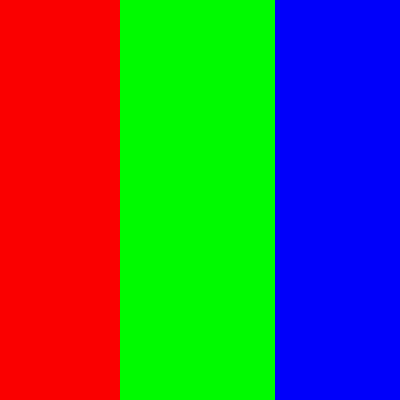
Frame 1 (no input)
Frame 60 (no input): identical to frame 1, image omitted
Frame 120 (the mouse pressed at the canvas centre since frame 60): identical to frame 1, image omitted

The p5.js sketch that drew this single still picture (run headless with seeded random() and noise() and a simulated clock; from frame 60 on, the mouse is pressed at the canvas centre):

// p5.js sketch
// ── sketch.js
function setup() {
  createCanvas(400, 400);
  background(220);
  fill(0);
  strokeWeight(250);
  stroke(250,0,0);
  line(0,0,0,400);
  strokeWeight(160);
  stroke(0,250,0);
  line(200,0,200,400);
  strokeWeight(250);
  stroke(0,0,250);
  line(400,0,400,400);
}

function draw() {
  
}
